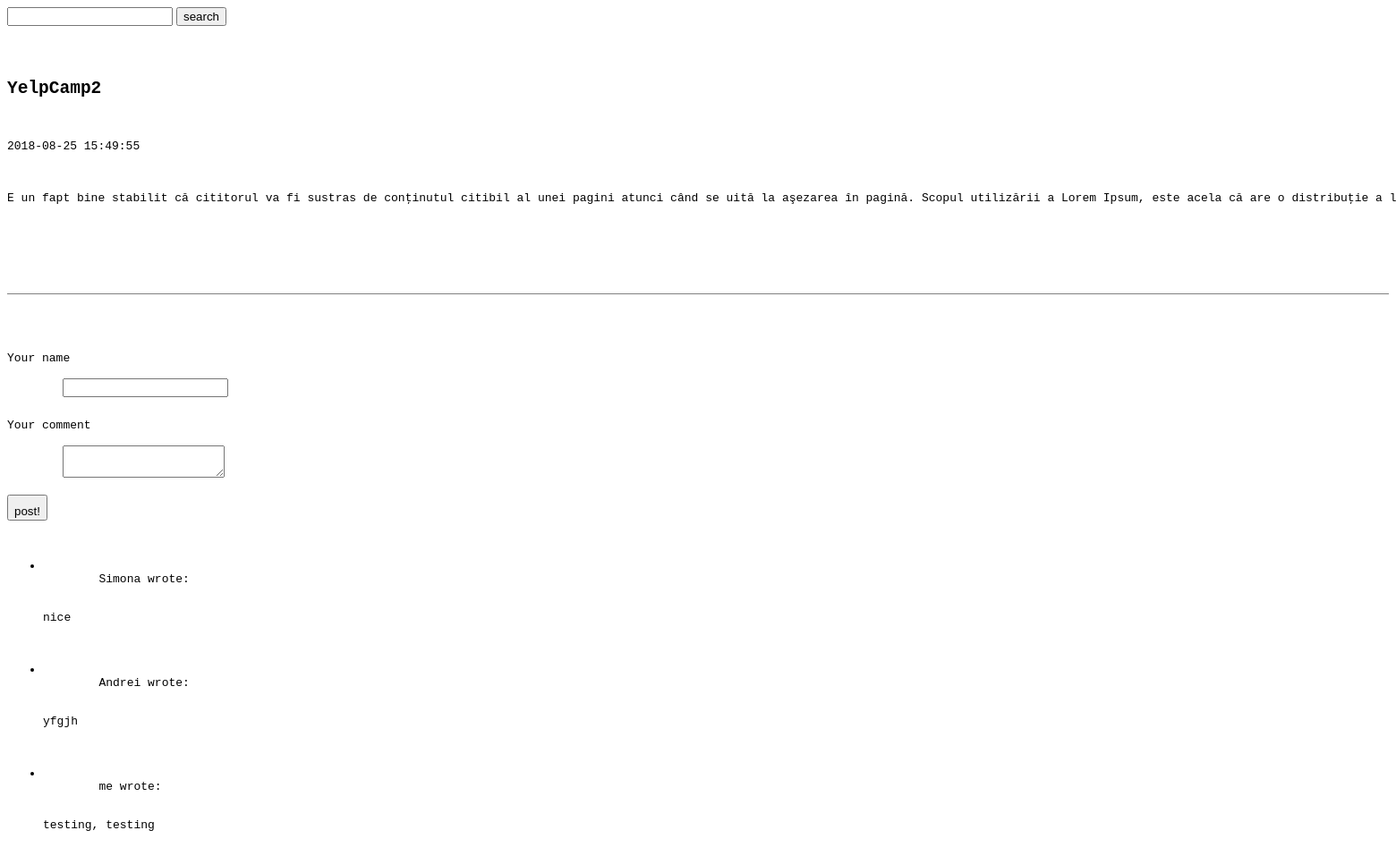
The page /index.php?page=blog&id=1 on the database its author committed.
### tables this page shows
CREATE TABLE `blog_entry` (
  `entry_id` int(11) NOT NULL AUTO_INCREMENT,
  `title` varchar(150) DEFAULT NULL,
  `entry_text` text,
  `date_created` timestamp NULL DEFAULT CURRENT_TIMESTAMP,
  PRIMARY KEY (`entry_id`)
);

CREATE TABLE `comment` (
  `comment_id` int(11) NOT NULL AUTO_INCREMENT,
  `entry_id` int(11) NOT NULL,
  `author` varchar(75) DEFAULT NULL,
  `txt` text,
  `date` timestamp NULL DEFAULT CURRENT_TIMESTAMP,
  PRIMARY KEY (`comment_id`),
  KEY `entry_id` (`entry_id`),
  CONSTRAINT `comment_ibfk_1` FOREIGN KEY (`entry_id`) REFERENCES `blog_entry` (`entry_id`)
);

### models/Blog_Entry_Table.class.php (called while the page is built, shortened)
<?php
class Blog_Entry_Table {
    private $db;
    public function __construct ( $db ) {
        $this->db = $db;
    }
    public function getEntry( $id ) {
        $sql = "SELECT entry_id, title, entry_text, date_created FROM blog_entry WHERE entry_id = ?";
        $data = array( $id );
        $statement = $this->makeStatement( $sql, $data );
        $model = $statement->fetchObject();
        return $model;
    }
    private function makeStatement ( $sql, $data = NULL ) {
        $statement = $this->db->prepare( $sql );
        try {
            $statement->execute( $data );
        } catch ( Exception $e ) {
            $exceptionMessage = "<p>You tried to run this sql: $sql</p>
                                 <p>Exception: $e</p>";
            trigger_error( $exceptionMessage );
        }
        return $statement;
    }
}

### controllers/comments.php (called while the page is built, shortened)
<?php
include_once "models/Comment_Table.class.php";
$commentTable = new Comment_Table( $db );
$comments = include_once "views/comment-form-html.php";
$allComments = $commentTable->getAllById( $entryId );
$comments .= include_once "views/comments-html.php";
return $comments;

### models/Comment_Table.class.php (called while the page is built, shortened)
<?php
include_once "models/Table.class.php";
class Comment_Table extends Table {
    public function getAllById ( $id ) {
        $sql = "SELECT author, txt, date FROM comment WHERE entry_id = ? ORDER BY comment_id DESC";
        $data = array( $id );
        $statement =$this->makeStatement( $sql, $data );
        return $statement;
    }
}

### models/Table.class.php (called while the page is built)
<?php
class Table {
    protected $db;
    public function __construct ( $db ) {
        $this->db = $db;
    }
    protected function makeStatement ( $sql, $data = NULL ) {
        $statement = $this->db->prepare( $sql );
        try {
            $statement->execute( $data );
        } catch ( Exception $e ) {
            $exceptionMessage = "<p>You tried to run this sql: $sql</p>
                                <p>Exception: $e</p>";
            trigger_error( $exceptionMessage );
        }
        return $statement;
    }
}

### views/comments-html.php (the view, shortened to what this page needs)
<?php
$allCommentsHTML = "<ul id='comments'>";
while ( $commentData = $allComments->fetchObject() ) {
    $allCommentsHTML .= "<li>
        $commentData->author wrote:
        <p>$commentData->txt</p>
    </li>";
}
$allCommentsHTML .= "</ul>";
return $allCommentsHTML;

### views/entry-html.php (shortened to what this page needs)
<?php
return "<article>
            <h1>$entryData->title</h1>
            <div class='date'>$entryData->date_created</div>
            $entryData->entry_text
        </article>";

### rows shown on the page
blog_entry: title "YelpCamp2", date_created "2018-08-25 15:49:55", entry_text "E un fapt bine stabilit că cititorul va fi sustras de conţinutul citibil al unei pagini atunci când se uită la aşezarea în pagină. Scopul utilizării a Lorem Ipsum, este acela că are o distribuţie a…"
comment: author "Simona", txt "nice"
comment: author "Andrei", txt "yfgjh"
comment: author "me", txt "testing, testing"
